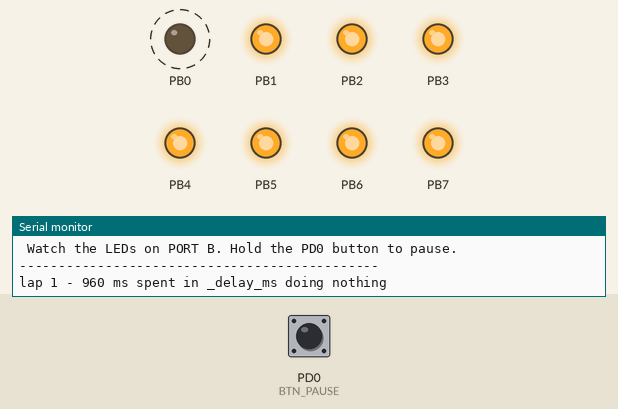
This program was run on a simulated ATmega128, built with avr-gcc and emulated at 16 MHz. Parts: output pins drawn as LEDs (lit = HIGH), the last lines printed to the serial monitor. Dashed ring = blinking. The test bench sets the inputs (shaded band); at power-on: PD0 (BTN_PAUSE) HIGH.

Above: at 1.96 s.
2.0 s: PD0 (BTN_PAUSE) pulled LOW for 3.2 s
At 6.27 s:
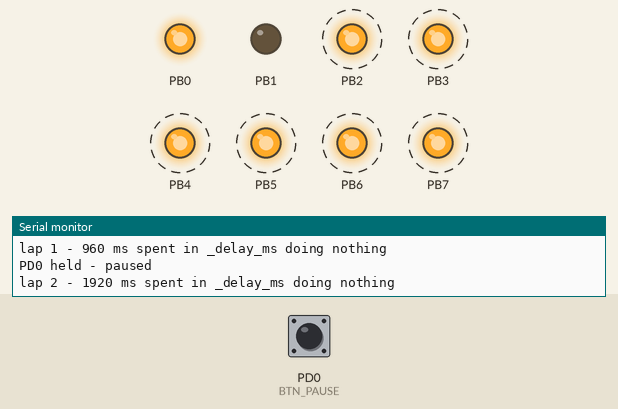
At 7.01 s:
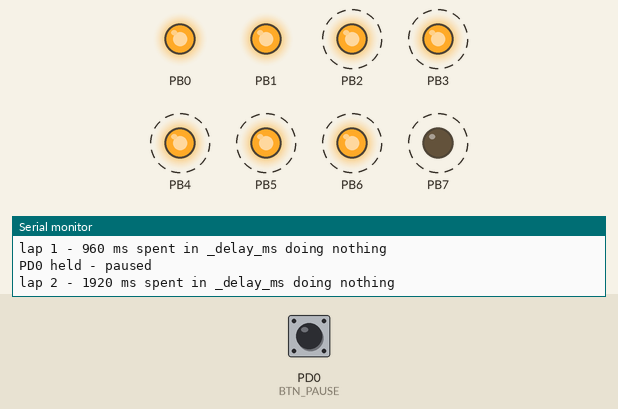
Timing chart, 0 to 12.7 s (numbered marks = the images above; inputs shaded):
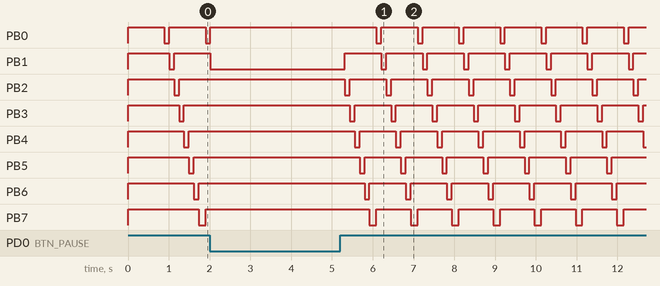

The program:

Main.c
```c
/*
 * ==============================================================================
 * HELLO, ATmega128 - the first program of the course
 * ==============================================================================
 * PROJECT: 00_Introduction
 * See Slide.md for the lecture: embedded processors, the development
 * environment, and the ATmega128 architecture.
 *
 * This program exists to prove three things on the first day:
 *
 *   1. The toolchain works.  If a banner appears on the serial monitor, then
 *      avr-gcc compiled, the linker linked, avr-objcopy produced a valid HEX
 *      image, and SimulIDE loaded it into the MCU model.
 *   2. The board is what the notes say it is.  The LEDs are on PORT B and are
 *      active low; the serial port is USART1; PD0 is a button pulled up to the
 *      rail.  You can check all three from the chair you are sitting in.
 *   3. Registers are the whole interface.  Nothing here calls a driver.  Every
 *      line below writes a number into an address the datasheet names, which is
 *      what "bare metal" means in practice.
 *
 * Nothing from shared_libs is linked, on purpose: the first program should have
 * no layer in it you have not read.
 * ==============================================================================
 */

#include "config.h"

/* ---------------------------------------------------------------------------
 * USART1 - the board's serial port, PD2 (RXD1) and PD3 (TXD1)
 *
 * Three registers configure it and one carries the data:
 *   UBRR1H/L  divisor that sets the bit rate
 *   UCSR1B    enables the transmitter and the receiver
 *   UCSR1C    frame format - here 8 data bits, no parity, 1 stop bit
 *   UDR1      write a byte to send it, read it to take a received byte
 * ------------------------------------------------------------------------ */
static void uart_init(void)
{
    /* 16000000 / (16 * 9600) - 1 = 103.17 -> 103, an error of 0.2 %, well
     * inside the ~2 % a UART frame tolerates. */
    uint16_t ubrr = (uint16_t)((F_CPU / (16UL * BAUD)) - 1UL);

    UBRR1H = (uint8_t)(ubrr >> 8);
    UBRR1L = (uint8_t)ubrr;
    UCSR1B = (1 << RXEN1) | (1 << TXEN1);
    UCSR1C = (1 << UCSZ11) | (1 << UCSZ10);
}

static void uart_putc(char c)
{
    /* UDRE1 = "USART Data Register Empty".  Polling it is the simplest form of
     * flow control there is: do nothing at all until the hardware is ready. */
    while (!(UCSR1A & (1 << UDRE1)))
        ;
    UDR1 = (uint8_t)c;
}

static void uart_puts(const char *s)
{
    while (*s)
        uart_putc(*s++);
}

/* ---------------------------------------------------------------------------
 * A look at the chip from the inside
 *
 * Every peripheral register is just a data-space address.  Printing those
 * addresses turns the memory map on the slides into something you can check.
 * The I/O address is the data address minus 0x20, because the register file
 * occupies 0x0000-0x001F and the I/O space starts immediately after it.
 * ------------------------------------------------------------------------ */
static void report_address(const char *name, volatile uint8_t *reg)
{
    char line[64];
    uint16_t data_addr = (uint16_t)(uintptr_t)reg;

    if (data_addr < 0x60)
        sprintf(line, "  %-5s  data 0x%04X   I/O 0x%02X\r\n",
                name, data_addr, (unsigned)(data_addr - 0x20));
    else
        sprintf(line, "  %-5s  data 0x%04X   I/O  -  (needs LDS/STS)\r\n",
                name, data_addr);

    uart_puts(line);
}

static void report_architecture(void)
{
    /* Linker symbols, not variables: their *addresses* are the numbers.
     * __data_start is the first byte of SRAM the program uses, __heap_start
     * the first byte after every static object. */
    extern uint8_t __data_start;
    extern uint8_t __heap_start;

    uint16_t statics_lo = (uint16_t)(uintptr_t)&__data_start;
    uint16_t statics_hi = (uint16_t)(uintptr_t)&__heap_start;
    char line[64];

    uart_puts("\r\n");
    uart_puts("==============================================\r\n");
    uart_puts(" Hello, ATmega128 - SOC3050, lesson 00\r\n");
    uart_puts("==============================================\r\n");

    sprintf(line, " Clock          %lu Hz, %u ns per cycle\r\n",
            (unsigned long)F_CPU, (unsigned)(1000000000UL / F_CPU));
    uart_puts(line);
    sprintf(line, " Serial         USART1, %lu baud 8N1, UBRR1 = %u\r\n",
            (unsigned long)BAUD, (unsigned)((F_CPU / (16UL * BAUD)) - 1UL));
    uart_puts(line);
    uart_puts(" Flash          131072 bytes = 65536 words of 16 bits\r\n");
    uart_puts(" EEPROM         4096 bytes, in an address space of its own\r\n");
    sprintf(line, " SRAM           %u bytes at 0x%04X - 0x%04X\r\n",
            (unsigned)(RAMEND - statics_lo + 1), statics_lo, (unsigned)RAMEND);
    uart_puts(line);
    sprintf(line, " Statics        0x%04X - 0x%04X, %u bytes\r\n",
            statics_lo, (unsigned)(statics_hi - 1),
            (unsigned)(statics_hi - statics_lo));
    uart_puts(line);
    sprintf(line, " Stack          from 0x%04X, growing downwards\r\n",
            (unsigned)RAMEND);
    uart_puts(line);
    sprintf(line, " Free RAM       %u bytes between the two\r\n",
            (unsigned)(RAMEND - statics_hi + 1));
    uart_puts(line);

    uart_puts("\r\n Where some of the registers live:\r\n");
    report_address("SREG", &SREG);   /* status register, top of the I/O space */
    report_address("DDRB", &DDRB);   /* direction of the LED port             */
    report_address("PORTB", &PORTB); /* what we drive onto it                 */
    report_address("PINB", &PINB);   /* what is actually there                */
    report_address("UDR1", &UDR1);   /* USART1 sits in the extended I/O area  */

    uart_puts("\r\n Watch the LEDs on PORT B. Hold the PD0 button to pause.\r\n");
    uart_puts("----------------------------------------------\r\n");
}

/* ---------------------------------------------------------------------------
 * main - the shape almost every bare-metal program has
 *
 *     set the hardware up once, then loop forever
 *
 * There is no operating system to return to, so main() never ends.  If it did,
 * avr-libc would drop the CPU into an infinite loop anyway, because a processor
 * always has to be executing something.
 * ------------------------------------------------------------------------ */
int main(void)
{
    uint8_t position = 0;
    uint16_t laps = 0;
    char line[64];

    /* All 8 LED pins become outputs.  A 1 bit in a DDR means "output". */
    LED_DDR = 0xFF;
    LED_WRITE(0x00); /* bit set = lit, so 0x00 is all off */

    /* The button pin becomes an input with its internal pull-up enabled: the
     * DDR bit 0 for input, the PORT bit 1 for the pull-up.  Without the pull-up
     * the pin floats and reads noise. */
    BTN_DDR &= (uint8_t) ~(1 << BTN_PAUSE);
    BTN_PORT |= (uint8_t)(1 << BTN_PAUSE);

    uart_init();
    report_architecture();

    while (1)
    {
        /* One lit LED, walked along the port.  LED_WRITE does the inversion,
         * so this line reads the way it looks: bit set means that LED is on. */
        LED_WRITE(1 << position);

        if (BTN_PRESSED(BTN_PAUSE))
        {
            uart_puts("PD0 held - paused\r\n");
            while (BTN_PRESSED(BTN_PAUSE))
                ; /* the entire CPU waits here.  Lesson 02 explains why that
                   * is a problem, and lesson 05 gives the alternative. */
        }

        _delay_ms(120);

        position++;
        if (position > 7)
        {
            position = 0;
            laps++;
            sprintf(line, "lap %u - %lu ms spent in _delay_ms doing nothing\r\n",
                    laps, (unsigned long)laps * 8UL * 120UL);
            uart_puts(line);
        }
    }
}
```

config.h
```c
/*
 * config.h - Introduction to Embedded Processors
 * SOC3050 ATmega128 Educational Framework, 2026 AVR edition
 *
 * Focus: what an embedded processor is, how the toolchain turns C into
 *        firmware, and how the ATmega128 is put together
 */

#ifndef CONFIG_H_
#define CONFIG_H_

/* The whole 2026 edition runs at 16 MHz, matching Frequency="16 MHz" on the
 * MCU in the shared SimulIDE board.  build.bat passes -DF_CPU=16000000UL, so
 * this guarded definition only takes effect when a file is compiled on its
 * own - the header and the compiler flag can never disagree. */
#ifndef F_CPU
#define F_CPU 16000000UL
#endif

#ifndef BAUD
#define BAUD 9600
#endif

#include <avr/io.h>
#include <util/delay.h>
#include <stdint.h>

#include <stdio.h>


/* ---------------------------------------------------------------------------
 * Board map: status LEDs
 *
 * The shared SimulIDE board wires 8 LEDs to PORT B, anode to the 5 V rail
 * through a resistor and cathode to the pin, so a pin must be driven LOW to
 * light its LED.  This matches shared_libs/_port.c, which documents PORT B as
 * the LED array.  Write patterns through LED_WRITE so the inversion lives in
 * one place: bit set means lit.
 * ------------------------------------------------------------------------ */
#define LED_DDR DDRB
#define LED_PORT PORTB
#define LED_WRITE(v) (LED_PORT = (uint8_t)~(uint8_t)(v))
#define LED_TOGGLE(m) (LED_PORT ^= (uint8_t)(m))

/* ---------------------------------------------------------------------------
 * Board map: the PAUSE button
 *
 * PD0, PD1 and PD4-PD7 are push buttons pulled up to the rail and switched to
 * ground, so a pressed button reads 0.  PD2 and PD3 are RXD1/TXD1 and are not
 * buttons - they carry the serial output this lesson prints to.
 * ------------------------------------------------------------------------ */
#define BTN_DDR DDRD
#define BTN_PORT PORTD
#define BTN_PIN PIND
#define BTN_PAUSE PD0
#define BTN_PRESSED(b) (!(BTN_PIN & (1 << (b))))

#endif /* CONFIG_H_ */
```

Measured:
- by itself, PB0: repeats every 1.0 s: LOW 0.12 s, HIGH 0.89 s
- by itself, PB1: repeats every 1.0 s: HIGH 0.89 s, LOW 0.12 s
